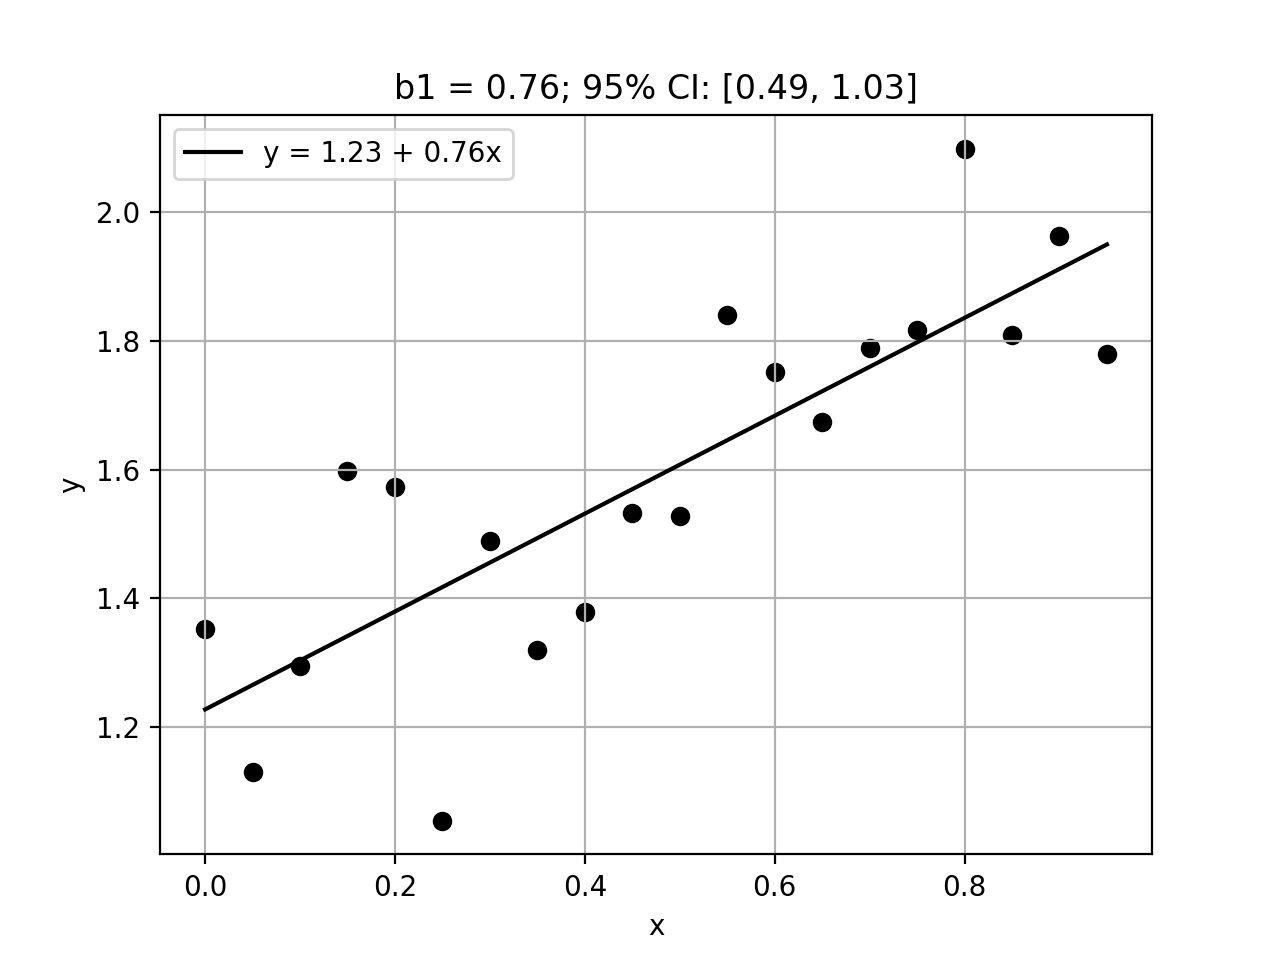

This figure's Python source:
import numpy as np
from lib.savefig import savefig

def ols(x, y, method='manual'):
  if method == 'scipy':
    from scipy import stats
    slope, intercept, r_value, p_value, slope_std_err = stats.linregress(x, y)
    return intercept, slope, slope_std_err

  if method == 'manual':
    b1 = np.sum((x - np.mean(x)) * (y - np.mean(y))) / np.sum((x - np.mean(x))**2)
    b0 = np.mean(y) - np.mean(x) * b1

    # Compute standard error of the slope
    # Page 494
    s = np.std(y - (b0 + b1 * x), ddof=2) # Page 491
    Sxx = np.sum((x - np.mean(x))**2)     # Page 493
    s_beta_1 = s / np.sqrt(Sxx)  # Page 493
    # t_{alpha/2, n-2}, 100(1-alpha) = X% confidence interval => alpha = 0.05
    return b0, b1, s_beta_1


def scatter(x, y, b0, b1, ci_delta=None):
  import matplotlib.pyplot as plt
  plt.scatter(x, y, color='k')
  plt.xlabel('x')
  plt.ylabel('y')
  label = f'y = {b0:.2f} + {b1:.2f}x'
  plt.plot(x, b0 + b1 * x, color='black', label=label)
  plt.title(f'b1 = {b1:.2f}; 95% CI: [{b1-ci_delta:.2f}, {b1+ci_delta:.2f}]')
  plt.legend()
  plt.grid(True)
  savefig('HW5_1')

n = 20
x = np.arange(n)/n
beta_0 = 1.0
beta_1 = 1.0
sigma = 0.2

np.random.seed(0)
y = beta_0 + beta_1 * x + np.random.normal(size=n, loc=0.0, scale=sigma)

b0, b1, b1_stderr = ols(x, y, method='manual')
print(f"True coefficients:               b0 = {beta_0:10.2f}  b1 = {beta_1:10.2f}")
print(f"Estimated coefficients (manual): b0 = {b0:10.2f}  b1 = {b1:10.2f}")

b0_scipy, b1_scipy, b1_scipy_stderr = ols(x, y, method='scipy')
print(f"Estimated coefficients (scipy):  b0 = {b0_scipy:10.2f}  b1 = {b1_scipy:10.2f}")
print(f"Difference (scipy - manual):     b0 = {b0_scipy - b0:10.2e}  b1 = {b1_scipy - b1:10.2e}")

import scipy.stats
t = scipy.stats.t.ppf(0.975, df=len(x)-2)
ci_manual = f"[{b1 - b1_stderr*t:5.2f}, {b1 + b1_stderr*t:5.2f}]"
print(f"95% confidence interval for b1 (manual):  {ci_manual}")
ci_scipy = f"[{b1_scipy - b1_scipy_stderr*t:5.2f}, {b1_scipy + b1_scipy_stderr*t:5.2f}]"
print(f"95% confidence interval for b1 (scipy):   {ci_scipy}")

ci_delta = t * b1_stderr

"""
True coefficients:               b0 =       1.00  b1 =       1.00
Estimated coefficients (manual): b0 =       1.23  b1 =       0.76
Estimated coefficients (scipy):  b0 =       1.23  b1 =       0.76
Difference (scipy - manual):     b0 =  -2.22e-16  b1 =   3.33e-16
"""

scatter(x, y, b0, b1, ci_delta)

# Part 5
nt = 0
ne = 1000
for exp in range(ne):
  y = beta_0 + beta_1 * x + np.random.normal(size=n, loc=0.0, scale=sigma)
  b0, b1, b1_stderr = ols(x, y, method='manual')
  ci_delta = t * b1_stderr
  if b1 - ci_delta <= beta_1 <= b1 + ci_delta:
    nt += 1
print(f"Fraction of CIs that trap beta_1: {nt/ne:.4f}")

"""
True coefficients:               b0 =       1.00  b1 =       1.00
Estimated coefficients (manual): b0 =       1.23  b1 =       0.76
Estimated coefficients (scipy):  b0 =       1.23  b1 =       0.76
Difference (scipy - manual):     b0 =  -2.22e-16  b1 =   3.33e-16
95% confidence interval for b1 (manual):  [ 0.49,  1.03]
95% confidence interval for b1 (scipy):   [ 0.49,  1.03]
Fraction of CIs that trap beta_1: 0.9500
"""
